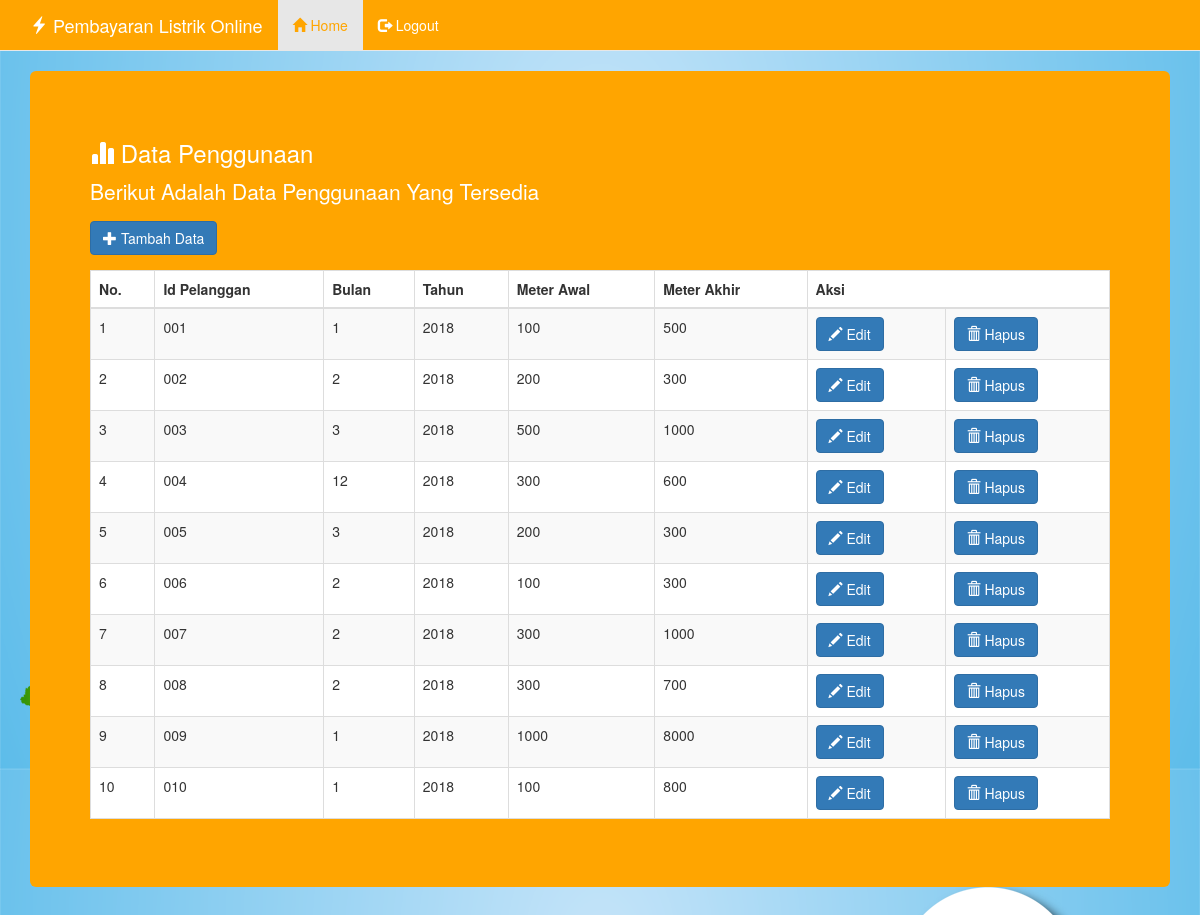
Page /index.php/penggunaan/tampil on the committed database.
### tables this page shows
CREATE TABLE `penggunaan` (
  `idpelanggan` char(11) NOT NULL,
  `bulan` tinyint(4) NOT NULL,
  `tahun` year(4) NOT NULL,
  `meterawal` mediumint(9) NOT NULL,
  `meterakhir` mediumint(9) NOT NULL
);

### application/views/Home.php (called while the page is built)
<?php
  $this->load->view('menu_main');
?>

### application/controllers/Penggunaan.php (called while the page is built, shortened)
<?php
Class Penggunaan extends CI_controller{
	public function __construct(){
		$this->load->model('M_penggunaan');
		$this->load->model('M_pelanggan');
	}
	function tampil(){
		$data['daftar_penggunaan']=$this->M_penggunaan->tampil_data();
		$data['page']='penggunaan/tampil';
		$this->load->view('Home',$data);
	}
}
?>

### index.php (called while the page is built, shortened)
<?php
require_once BASEPATH.'core/CodeIgniter.php';

### application/models/M_penggunaan.php (called while the page is built, shortened)
<?php
class M_penggunaan extends CI_model{
	var $penggunaan='penggunaan';
	function tampil_data(){
		$sql_penggunaan=$this->db->get($this->penggunaan);
			if($sql_penggunaan->num_rows()>0){
				return $sql_penggunaan->result_array();
			}
	}
}
?>

### application/views/penggunaan/tampil.php (the view, shortened to what this page needs)
<h3 style="color: white"><span class="glyphicon glyphicon-stats"></span> Data Penggunaan</h3>
<p style="color: white">Berikut Adalah Data Penggunaan Yang Tersedia</p><p></p>
	<a class="btn btn-primary" href="<?php echo base_url();?>index.php/penggunaan/tambah"><span class="glyphicon glyphicon-plus"></span> Tambah Data</a>
    <div class="table-responsive">
    <table style="background-color: white" class="table table-bordered table table-striped">
                <thead>
                  <tr>
                  	<th>No.</th>
                    <th>Id Pelanggan</th>
                    <th>Bulan</th>
                    <th>Tahun</th>
                    <th>Meter Awal</th>
                    <th>Meter Akhir</th>
                    <th colspan="2">Aksi</th>
                  </tr>
                </thead>
<?php
	if(isset($daftar_penggunaan)){
		$no=null;
		foreach ($daftar_penggunaan as $baris_data) {
			$no++;
			echo'
				<tr>
				<td>'.$no.'</td>
				<td>'.$baris_data['idpelanggan'].'</td>
				<td>'.$baris_data['bulan'].'</td>
				<td>'.$baris_data['tahun'].'</td>
                <td>'.$baris_data['meterawal'].'</td>
                <td>'.$baris_data['meterakhir'].'</td>
				<td>
					<a class="btn btn-primary" href="'.site_url('penggunaan/edit/'.$baris_data['idpelanggan']).'"><span class="glyphicon glyphicon-pencil"></span> Edit</a></td>
                    <td>
					<a class="btn btn-primary" href="'.site_url('penggunaan/hapus/'.$baris_data['idpelanggan']).'"><span class="glyphicon glyphicon-trash"></span> Hapus</a>
				</td>
				</tr>
			';
		}
	}else{
		echo'Data Tarif Kosong';
	}
?>
              </table>
              </div>

### rows in the picture
penggunaan: idpelanggan "001", bulan "1", tahun "2018", meterawal "100", meterakhir "500"
penggunaan: idpelanggan "002", bulan "2", tahun "2018", meterawal "200", meterakhir "300"
penggunaan: idpelanggan "003", bulan "3", tahun "2018", meterawal "500", meterakhir "1000"
penggunaan: idpelanggan "004", bulan "12", tahun "2018", meterawal "300", meterakhir "600"
penggunaan: idpelanggan "005", bulan "3", tahun "2018", meterawal "200", meterakhir "300"
penggunaan: idpelanggan "006", bulan "2", tahun "2018", meterawal "100", meterakhir "300"
penggunaan: idpelanggan "007", bulan "2", tahun "2018", meterawal "300", meterakhir "1000"
penggunaan: idpelanggan "008", bulan "2", tahun "2018", meterawal "300", meterakhir "700"
penggunaan: idpelanggan "009", bulan "1", tahun "2018", meterawal "1000", meterakhir "8000"
penggunaan: idpelanggan "010", bulan "1", tahun "2018", meterawal "100", meterakhir "800"
